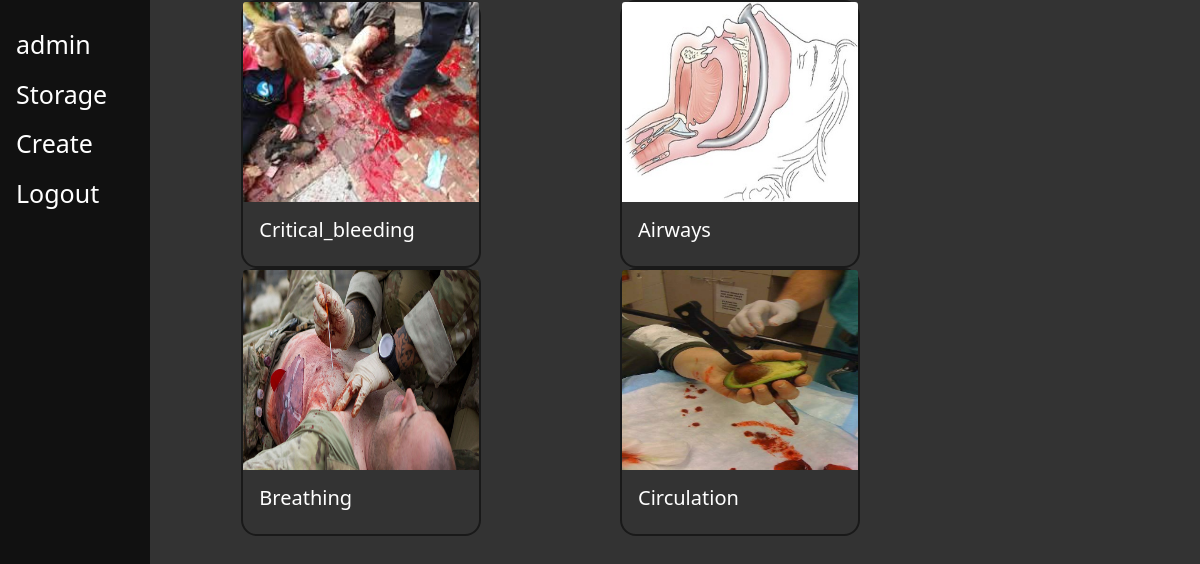
The app's page /storage/ (signed in) with its own data.
### storage/models.py (models this page shows, shortened)
class GroupTag(models.Model):
    name = models.CharField(max_length=200)
    image = models.ImageField(upload_to='storage/groups/')

### storage/views.py (the view)
# urls.py: path('storage/', views.storage_main, name='storage_main'),
def storage_main(response):
    if response.user.is_authenticated:
        group_tags = (GroupTag.objects.get(name='Critical_bleeding'), GroupTag.objects.get(name='Airways'),
                      GroupTag.objects.get(name='Breathing'), GroupTag.objects.get(name='Circulation'))
        return render(response, 'storage/index.html',
                       {'group_tags': group_tags})
    else:
        return HttpResponseRedirect('/login')

### storage/templates/storage/index.html (shortened to what this page needs)
{% extends 'core/base.html' %}
{% block content %}
<div class="container">
    <div class="row">
        {% for group_tag in group_tags %}
                <div class="col-sm">
                    <div class="card" style="width: 15rem;">
                        <a href="{{group_tag.name}}"><img src="{{ group_tag.image.url }}" class="card-img-top" alt="{{ group_tag.name}}"
                                                   width="200" height="200"></a>
                        <div class="card-body">
                            <h5 class="card-title">{{ group_tag.name}}</h5>
                        </div>
                    </div>
                </div>
        {% endfor %}
    </div>
</div>
{% endblock %}

### core/templates/core/base.html (shortened to what this page needs)
<!DOCTYPE html>
<html lang="en">
<head>
    <link href="https://cdn.jsdelivr.net/npm/bootstrap@5.0.2/dist/css/bootstrap.min.css" rel="stylesheet"
>
    {% load static %}
    <link rel="stylesheet" type="text/css" href="{% static '/core/style.css' %}">
</head>
<body>
<div class="sidenav">
    {% if request.user.is_authenticated %}
        {% if request.user.is_superuser %}
            <a href="/admin">{{ user.username }}</a>
        {% else %}
            <a href="/">{{ user.username }}</a>
        {% endif %}
        <a href="/storage">Storage</a>
        <a href="/create">Create</a>
        <a href="/logout">Logout</a>
    {% else %}
        <a href="/login">Login</a>
        <a href="/register">Registration</a>
    {% endif %}
</div>
<div id="content" , name="content" , class="main">
    <div class="row justify-content-center">
        <div class="col-8">
            {% block content %}
            {% endblock %}
        </div>
    </div>
</div>
</body>
</html>

### static/core/style.css (style rules this page uses)
.sidenav { height:100%; width:150px; position: fixed; z-index:1; top:0; left:0; background-color:#111; overflow-x:hidden; padding-top:20px; }
.sidenav a { padding:6px 8px 6px 16px; text-decoration: none; font-size:25px; color:#fff; display:block; }
.main { margin-left:16px; padding: 0px 0px; color: #fff; background-color: #333; }
body { margin: 0; font-family: var(--bs-font-sans-serif); font-size: 1rem; font-weight: 400; line-height: 1.5; color: #fff; background-color: #333; }
.card { position: relative; display: flex; flex-direction: column; min-width: 0; word-wrap: break-word; background-color: #333; background-clip: border-box; border: 2px solid rgba(1, 1, 1, 0.5); border-radius: 1rem; }

### records on screen
GroupTag: image (picture), name "Critical_bleeding"
GroupTag: image (picture), name "Airways"
GroupTag: image (picture), name "Breathing"
GroupTag: image (picture), name "Circulation"

### other values on screen
{{ user.username }} "admin"
